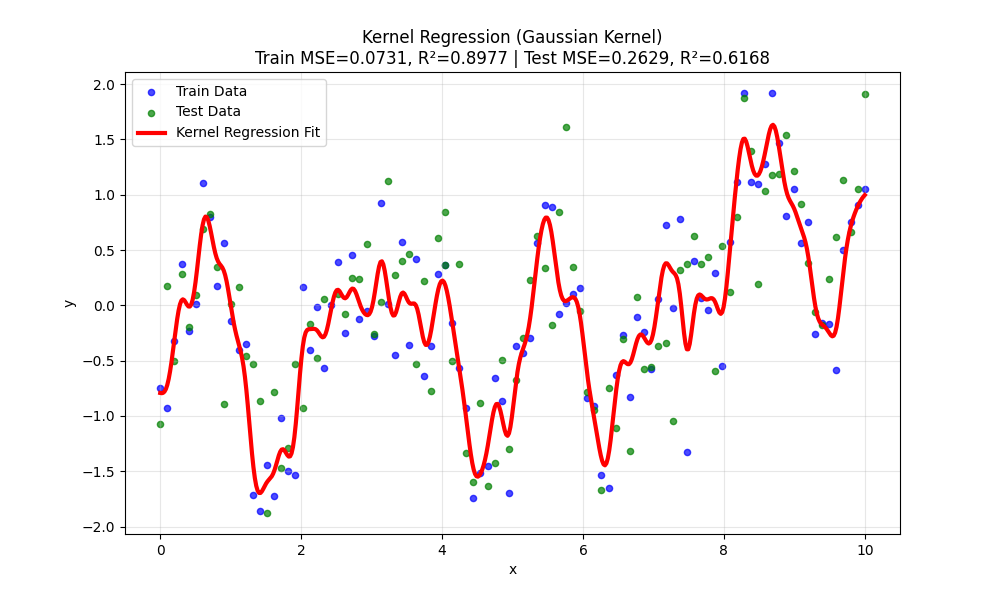

Reproduce this figure in Python.
import numpy as np
import pandas as pd
import matplotlib
matplotlib.use('TkAgg')
import matplotlib.pyplot as plt

# ===================== 1. 读取数据 =====================
train_df = pd.read_excel("Data4Regression.xlsx", sheet_name=0)
test_df = pd.read_excel("Data4Regression.xlsx", sheet_name=1)

x_train, y_train = train_df.iloc[:, 0].values, train_df.iloc[:, 1].values
x_test, y_test = test_df.iloc[:, 0].values, test_df.iloc[:, 1].values

# 排序（保证拟合曲线平滑）
train_idx = np.argsort(x_train)
x_train_sorted = x_train[train_idx]
y_train_sorted = y_train[train_idx]

# ===================== 2. 核回归实现（高斯核） =====================
def kernel_regression(x_train, y_train, x_pred, h=0.08):  # ✅ 核心修改：h=0.08
    """
    高斯核回归
    x_train: 训练特征
    y_train: 训练标签
    x_pred: 预测点
    h: 带宽（核函数平滑参数）
    """
    y_pred = np.zeros_like(x_pred)
    n = len(x_train)
    for i, x in enumerate(x_pred):
        # 高斯核权重计算
        weights = np.exp(-((x_train - x) ** 2) / (2 * h ** 2))
        weights = weights / np.sum(weights)
        # 加权平均预测
        y_pred[i] = np.sum(weights * y_train)
    return y_pred

# 生成平滑的预测x点
x_plot = np.linspace(0, 10, 500)
# 核回归拟合预测
y_plot = kernel_regression(x_train_sorted, y_train_sorted, x_plot, h=0.08)  # ✅ 修改h
# 训练集/测试集预测
y_train_pred = kernel_regression(x_train, y_train, x_train, h=0.08)  # ✅ 修改h
y_test_pred = kernel_regression(x_train, y_train, x_test, h=0.08)  # ✅ 修改h

# ===================== 3. 计算评估指标（MSE + R²） =====================
# 训练集
train_mse = np.mean((y_train - y_train_pred) ** 2)
ss_res_train = np.sum((y_train - y_train_pred) ** 2)
ss_tot_train = np.sum((y_train - np.mean(y_train)) ** 2)
train_r2 = 1 - (ss_res_train / ss_tot_train)

# 测试集
test_mse = np.mean((y_test - y_test_pred) ** 2)
ss_res_test = np.sum((y_test - y_test_pred) ** 2)
ss_tot_test = np.sum((y_test - np.mean(y_test)) ** 2)
test_r2 = 1 - (ss_res_test / ss_tot_test)

# ===================== 4. 绘制拟合图像 =====================
plt.figure(figsize=(10, 6))
plt.scatter(x_train, y_train, color="blue", label="Train Data", s=20, alpha=0.7)
plt.scatter(x_test, y_test, color="green", label="Test Data", s=20, alpha=0.7)
plt.plot(x_plot, y_plot, color="red", linewidth=3, label="Kernel Regression Fit")
plt.title(f"Kernel Regression (Gaussian Kernel)\nTrain MSE={train_mse:.4f}, R²={train_r2:.4f} | Test MSE={test_mse:.4f}, R²={test_r2:.4f}")
plt.xlabel("x")
plt.ylabel("y")
plt.legend()
plt.grid(alpha=0.3)
plt.show()

# ===================== 5. 控制台输出结果 =====================
print("="*70)
print("           Kernel Regression - Fitting Results")
print("="*70)
print(f"Train Set  |  MSE: {train_mse:.6f}  |  R²: {train_r2:.6f}")
print(f"Test Set   |  MSE: {test_mse:.6f}  |  R²: {test_r2:.6f}")
print("="*70)
